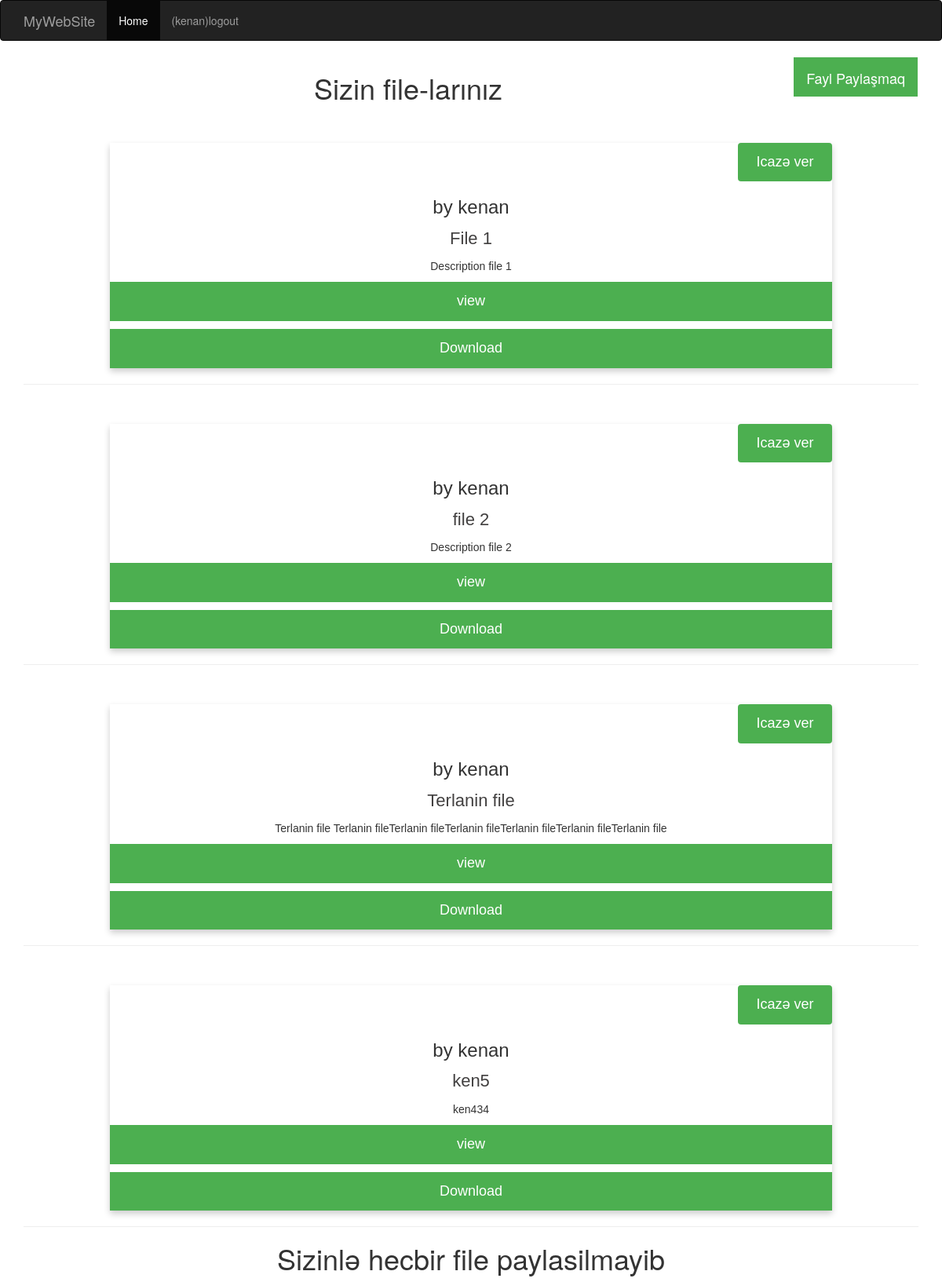
Page /home/index/ (signed in) on the committed database.
### home/models.py (models this page shows, shortened)
class Post(models.Model):
    user = models.ForeignKey(User, on_delete=models.CASCADE)
    title = models.CharField(max_length=200)
    file_field = models.FileField(upload_to='uploads/')
    desc = models.TextField()
    created_date = models.DateField(blank=True,null=True)
    end_date = models.DateField(blank=True,null=True)
    class Meta:
        indexes = [
            models.Index(fields=['user','title'])
        ]

### home/views.py (the view)
# urls.py: path('index/', index, name='index'),
@login_required(login_url="/")
def index(request):
    post = Post.objects.filter(user=request.user)
    permission = Permission.objects.filter(userpermission = request.user)
    context = {
        'post':post,
        'permission':permission,
    }
    return render(request, 'home/index.html', context=context)

### templates/home/index.html (shortened to what this page needs)
{% load static %}
<!DOCTYPE html>
<html lang="en">
<head>
  <link rel="stylesheet" href="https://maxcdn.bootstrapcdn.com/bootstrap/3.4.1/css/bootstrap.min.css">
  <link rel="stylesheet" href="{% static 'css/index.css' %}">
</head>
<body>
  <nav class="navbar navbar-inverse">
    <div class="container">
      <div class="navbar-header">
        <a class="navbar-brand" href="{% url 'index' %}">MyWebSite</a>
      </div>
      <ul class="nav navbar-nav">
        <li class="active"><a href="{% url 'index' %}">Home</a></li>
        <li><a href="javascript:{document.getElementById('logout').submit()}">({{user.username}})logout</a></li>
      </ul>
    </div>
  </nav>
  <div class="navbar" style="float:right; margin-right: 30px;">
    <a style="background: #4CAF50; border: solid 1px #4CAF50;color: white;" class="navbar-brand"
      href="{% url 'upload_file' %}">Fayl Paylaşmaq</a>
  </div>
  <div class="container">
    <div>
      {% if post %}
      <h1 style="text-align: center;">Sizin file-larınız</h1>
      {% for p in post %}
      <div class="card">
        <div style="text-align: right;">
          <button style="width: 120px;" type="button" post_id="{{p.id}}" class="btn btn-primary permission_btn" data-toggle="modal"
            data-target="#permission_modal">
            Icazə ver
          </button>
        </div>
        <h3>by {{p.user.username}}</h3>
        <p class="price">{{p.title}}</p>
        <p>{{p.desc}}</p>
        <p><button onclick="window.location = '../detail/{{p.id}}'  ">view</button></p>
        <a href="../../media/{{p.file_field}}" download="{{p.file_field}}" file_id="{{p.id}}">
          <button class="dwldbtn" type="button" >Download</button>
        </a>
      </div>
      <hr>
      {% endfor %}
      {% else %}
      <p>
      <h1 style="text-align: center; color: rgb(187, 46, 46);">Sizin heç bir paylaşımınız yoxdur!</h1>
      </p>
      {% endif %}
      {% if permission %}
      <h1 style="text-align: center;">Sizinlə paylashilan file-lar</h1>
      <hr>
      {% for p in permission %}
      <div class="card">
        <h3>by {{p.post.user.username}}</h3>
        <p class="price">{{p.post.title}}</p>
        <p>{{p.post.desc}}</p>
        <p><button onclick="window.location = '../detail/{{p.post.id}}'  ">view</button></p>
        <a href="../../media/{{p.post.file_field}}" download="{{p.post.post.file_field}}">
          <button class="dwldBtn" type="button">Download</button>
        </a>
      </div>
      <hr>
      {% endfor %}
      {% else %}
      <h1 style="text-align: center;">Sizinlə hecbir file paylasilmayib</h1>
      {% endif %}
    </div>
  </div>
</body>
</html>

### static/css/index.css (style rules this page uses)
.card { box-shadow: 0 4px 8px 0 rgba(0, 0, 0, 0.2); max-width: 920px; margin: auto; margin-top: 50px; text-align: center; font-family: arial; }
.price { color: rgb(66, 64, 64); font-size: 22px; }
.card button { border: none; outline: 0; padding: 12px; color: white; background-color: #4CAF50; text-align: center; cursor: pointer; width: 100%; font-size: 18px; }

### rows in the picture
Post: user.username "kenan", title "File 1", desc "Description file 1"
Post: user.username "kenan", title "file 2", desc "Description file 2"
Post: user.username "kenan", title "Terlanin file", desc "Terlanin file Terlanin fileTerlanin fileTerlanin fileTerlanin fileTerlanin fileTerlanin file"
Post: user.username "kenan", title "ken5", desc "ken434"

### other values in the picture
{{ user.username }} "kenan"
